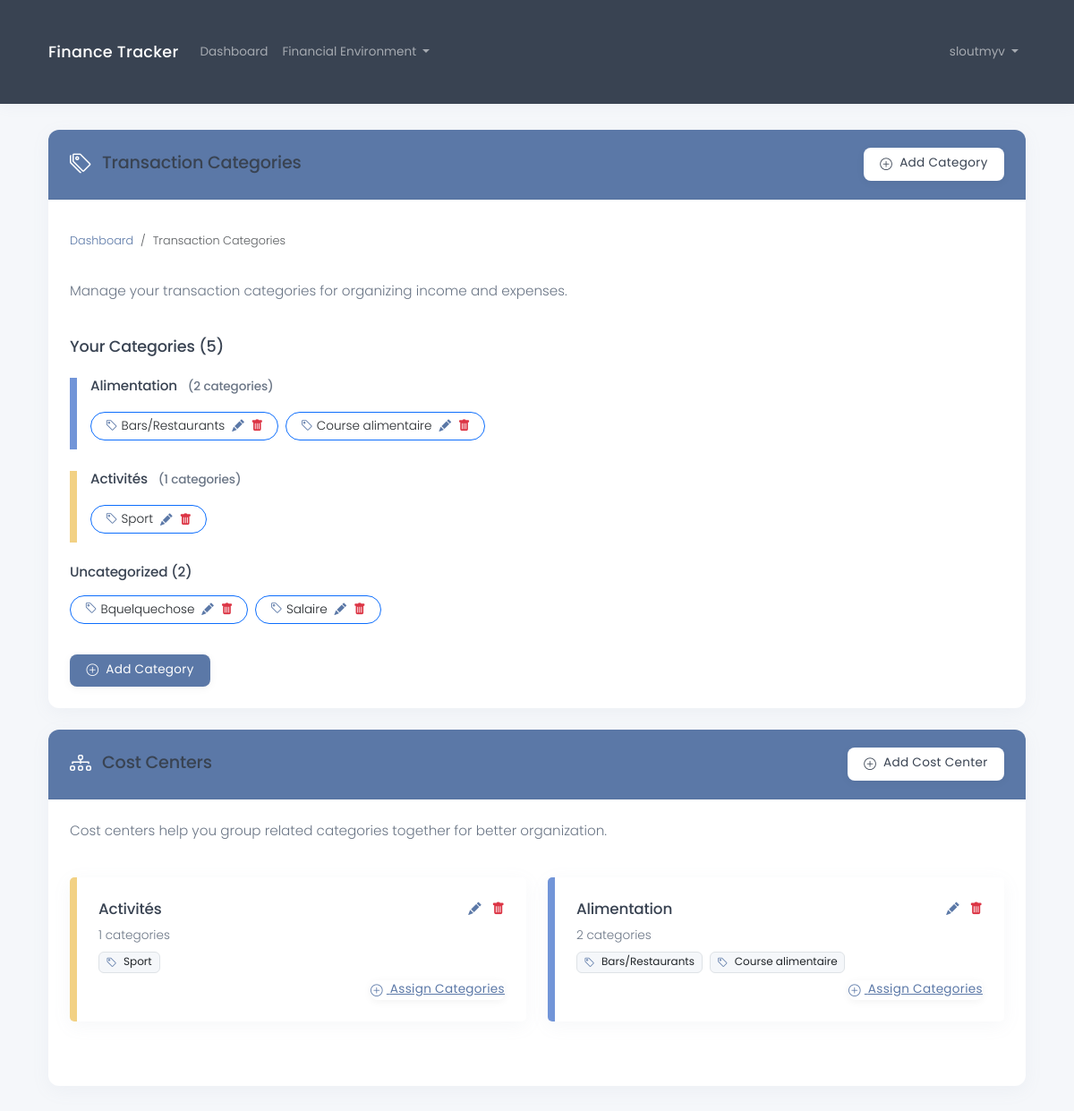
The app's page /en/financial/categories/ (signed in), older data.
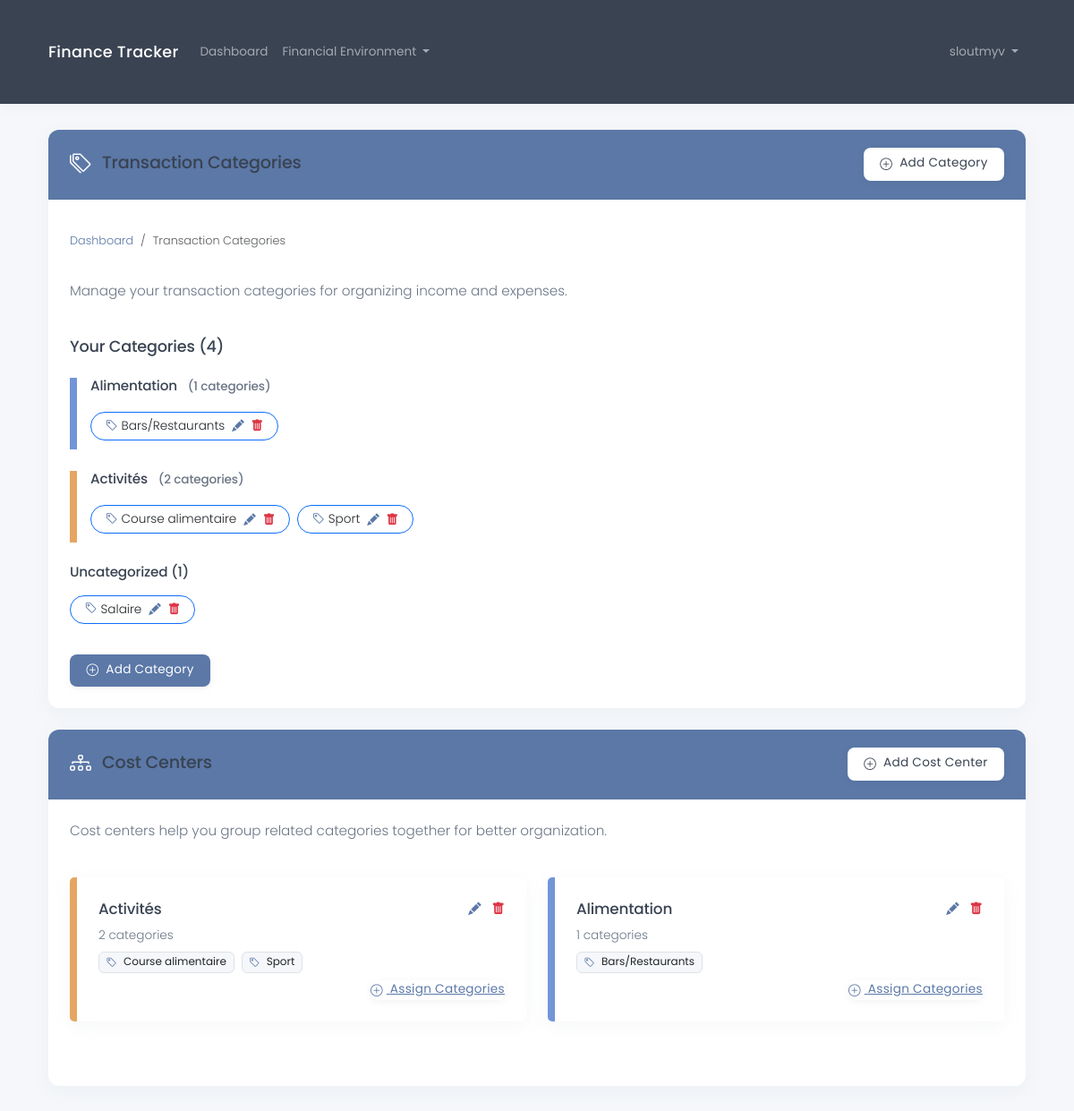
The same page, newer data.
### core/models.py (models this page shows, shortened)
class CostCenter(models.Model):
    tax_household = models.ForeignKey(
        TaxHousehold,
        on_delete=models.CASCADE,
        related_name='cost_centers',
        help_text=_("The tax household this cost center belongs to")
    )
    name = models.CharField(
        max_length=100,
        help_text=_("Cost center name")
    )
    color = models.CharField(
        max_length=20,
        default="#7295d8",
        help_text=_("Color code for the cost center (hex format)")
    )
    created_at = models.DateTimeField(auto_now_add=True)
    updated_at = models.DateTimeField(auto_now=True)
    class Meta:
        ordering = ['name']
        verbose_name = _("Cost Center")
        verbose_name_plural = _("Cost Centers")

class TransactionCategory(models.Model):
    tax_household = models.ForeignKey(
        TaxHousehold,
        on_delete=models.CASCADE,
        related_name='transaction_categories',
        help_text=_("The tax household this category belongs to")
    )
    cost_center = models.ForeignKey(
        CostCenter,
        on_delete=models.SET_NULL,
        related_name='categories',
        null=True,
        blank=True,
        help_text=_("The cost center this category belongs to (optional)")
    )
    name = models.CharField(
        max_length=100,
        help_text=_("Category name")
    )
    created_at = models.DateTimeField(auto_now_add=True)
    updated_at = models.DateTimeField(auto_now=True)
    class Meta:
        ordering = ['name']
        verbose_name = _("Transaction Category")
        verbose_name_plural = _("Transaction Categories")

### core/views.py (the view)
# urls.py: path('financial/categories/', views.category_list, name='category_list'),
@login_required
def category_list(request):
    try:
        household = request.user.tax_household
        has_bank_accounts = BankAccount.objects.filter(members__in=household.members.all()).exists()
        if not has_bank_accounts:
            messages.warning(request, "You need to create bank accounts before adding categories.")
            return redirect('bank_account_create')
        categories = TransactionCategory.objects.filter(
            tax_household=household
        ).order_by('name')
        cost_centers = CostCenter.objects.filter(
            tax_household=household
        ).order_by('name')
        categorized = {}
        uncategorized = []
        for category in categories:
            if category.cost_center:
                if category.cost_center.id not in categorized:
                    categorized[category.cost_center.id] = {
                        'cost_center': category.cost_center,
                        'categories': []
                    }
                categorized[category.cost_center.id]['categories'].append(category)
            else:
                uncategorized.append(category)
        total_categories = categories.count()
        total_cost_centers = cost_centers.count()
        categorized_count = total_categories - len(uncategorized)
        return render(request, 'financial/category_list.html', {
            'categories': categories,
            'uncategorized': uncategorized,
            'categorized': categorized,
            'cost_centers': cost_centers,
            'has_household': True,
            'has_bank_accounts': True,
            'stats': {
                'total_categories': total_categories,
                'total_cost_centers': total_cost_centers,
                'categorized_count': categorized_count,
                'uncategorized_count': len(uncategorized)
            }
        })
    except TaxHousehold.DoesNotExist:
        messages.error(request, "You need to create a tax household first.")
        return redirect('household_create')

### core/context_processors.py (called while the page is built)
def language_context(request):
    language_code = getattr(request, 'LANGUAGE_CODE', settings.LANGUAGE_CODE)
    return {
        'LANGUAGE_CODE': language_code,
        'LANGUAGES': settings.LANGUAGES,
    }

### templates/financial/category_list.html (shortened to what the changed rows need)
{% extends 'base.html' %}
{% load i18n_extras %}
{% block content %}
<div class="row">
    <div class="col-md-12">
        <div class="card mb-4">
            <div class="card-body">
                <nav aria-label="breadcrumb" class="mb-4">
                    <ol class="breadcrumb">
                    </ol>
                </nav>
                {% if not has_household %}
                    <div class="alert alert-warning">
                        <h5 class="alert-heading">{% translate_json "You need to create a tax household first" %}</h5>
                        <p>{% translate_json "Before adding categories, you need to set up your tax household." %}</p>
                        <hr>
                        <div class="d-grid gap-2 d-md-flex">
                            <a href="{% url 'household_create' %}" class="btn btn-primary">
                                <i class="bi bi-house-add-fill me-1"></i> {% translate_json "Create Tax Household" %}
                            </a>
                        </div>
                    </div>
                {% else %}
                    <div class="row mb-4">
                        <div class="col-12">
                        </div>
                    </div>
                    {% if categories %}
                        <h4 class="mb-3">{% translate_json "Your Categories" %} ({{ stats.total_categories }})</h4>
                        {% if categorized %}
                            {% for cost_center_id, data in categorized.items %}
                                <div class="cost-center-header mt-4" style="border-left: 8px solid {{ data.cost_center.color }};">
                                    <div class="d-flex justify-content-between align-items-center">
                                        <h5 class="mb-1">
                                            {{ data.cost_center.name }}
                                            <small class="text-muted ms-2">({{ data.categories|length }} {% translate_json "categories" %})</small>
                                        </h5>
                                    </div>
                                    <div class="d-flex flex-wrap gap-2 mt-3 mb-4">
                                        {% for category in data.categories %}
                                        <div class="position-relative d-inline-flex align-items-center border border-primary rounded-pill py-1 px-3 category-badge" style="font-size: 0.85rem;">
                                            <i class="bi bi-tag me-1 text-primary"></i>
                                            <span>{{ category.name }}</span>
                                            <div class="ms-2">
                                                <a href="{% url 'category_update' category.pk %}" class="text-primary me-1" style="text-decoration: none;">
                                                    <i class="bi bi-pencil-fill"></i>
                                                </a>
                                                <a href="{% url 'category_delete' category.pk %}" class="text-danger" style="text-decoration: none;">
                                                    <i class="bi bi-trash-fill"></i>
                                                </a>
                                            </div>
                                        </div>
                                        {% endfor %}
                                    </div>
                                </div>
                            {% endfor %}
                        {% endif %}
                        {% if uncategorized %}
                            <h5 class="mt-4 mb-3">{% translate_json "Uncategorized" %} ({{ stats.uncategorized_count }})</h5>
                            <div class="d-flex flex-wrap gap-2 mb-4">
                                {% for category in uncategorized %}
                                <div class="position-relative d-inline-flex align-items-center border border-primary rounded-pill py-1 px-3 category-badge" style="font-size: 0.85rem;">
                                    <i class="bi bi-tag me-1 text-primary"></i>
                                    <span>{{ category.name }}</span>
                                    <div class="ms-2">
                                        <a href="{% url 'category_update' category.pk %}" class="text-primary me-1" style="text-decoration: none;">
                                            <i class="bi bi-pencil-fill"></i>
                                        </a>
                                        <a href="{% url 'category_delete' category.pk %}" class="text-danger" style="text-decoration: none;">
                                            <i class="bi bi-trash-fill"></i>
                                        </a>
                                    </div>
                                </div>
                                {% endfor %}
                            </div>
                        {% endif %}
                    {% else %}
                        <div class="alert alert-info">
                            <p>{% translate_json "You haven't added any categories yet. Click the button above to add your first category." %}</p>
                        </div>
                    {% endif %}
                    <div class="mt-4">
                        <a href="{% url 'category_create' %}" class="btn btn-primary">
                        </a>
                    </div>
                {% endif %}
            </div>
        </div>
        {% if has_household and has_bank_accounts %}
        <div class="card">
            <div class="card-body">
                {% if cost_centers %}
                    <div class="row">
                        {% for cost_center in cost_centers %}
                        <div class="col-md-6 mb-4">
                            <div class="card" style="border-left: 8px solid {{ cost_center.color }}; border-radius: 5px;">
                                <div class="card-body">
                                    <div class="d-flex justify-content-between align-items-center mb-2">
                                        <h5 class="card-title mb-0">
                                            {{ cost_center.name }}
                                        </h5>
                                        <div>
                                            <a href="{% url 'cost_center_update' cost_center.pk %}" class="text-primary me-2" style="text-decoration: none;">
                                                <i class="bi bi-pencil-fill"></i>
                                            </a>
                                            <a href="{% url 'cost_center_delete' cost_center.pk %}" class="text-danger" style="text-decoration: none;">
                                                <i class="bi bi-trash-fill"></i>
                                            </a>
                                        </div>
                                    </div>
                                    {% with categories=cost_center.categories.all %}
                                        <div class="mb-2">
                                            <small class="text-muted mb-2 d-block">
                                                {{ categories|length }} {% translate_json "categories" %}
                                            </small>
                                        </div>
                                        {% if categories %}
                                            <div class="d-flex flex-wrap gap-2 mb-2">
                                                {% for category in categories %}
                                                <span class="badge bg-light text-dark border">
                                                    <i class="bi bi-tag me-1 text-primary"></i>
                                                    {{ category.name }}
                                                </span>
                                                {% endfor %}
                                            </div>
                                        {% else %}
                                            <div class="text-muted fst-italic mb-3">{% translate_json "No categories assigned yet" %}</div>
                                        {% endif %}
                                    {% endwith %}
                                    <div class="mt-2 text-end">
                                        <a href="{% url 'cost_center_assign_categories' cost_center.pk %}" class="btn btn-sm btn-link text-primary p-0">
                                            <i class="bi bi-plus-circle me-1"></i> {% translate_json "Assign Categories" %}
                                        </a>
                                    </div>
                                </div>
                            </div>
                        </div>
                        {% endfor %}
                    </div>
                {% endif %}
            </div>
        </div>
        {% endif %}
    </div>
</div>
{% endblock %}

Row changes from the older to the newer data that the page shows:
removed TransactionCategory: name "Bquelquechose", shown under "Uncategorized (2)"
changed CostCenter "Alimentation": categories|length "2" → "1"; categories.all|length "2" → "1"; loses TransactionCategory (name "Course alimentaire")
changed CostCenter "Activités": color "#f2d184" → "#e5a663" (drawn); categories|length "1" → "2"; gains TransactionCategory (name "Course alimentaire"); categories.all|length "1" → "2"
Text that changed along with them:
{{ stats.total_categories }}: "5" → "4"
{{ stats.uncategorized_count }}: "2" → "1"
